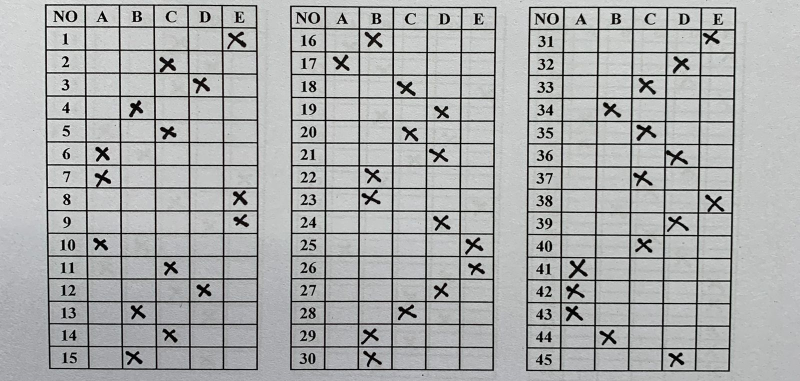
#> input picture inputs/cross_data_raw/cross_data_raw/9.jpg, 1600 x 762 px, found by its file name (shown at 1/2 size)
$ jupyter execute --allow-errors x_test.ipynb   (older library calls are emulated)
#> lines starting #> are read from the running program, lines starting #| are printed output that depends on the picture; after the words box and inside, x2 and y2 are one past the last pixel; in counts of white or black regions, pixels touching at a corner belong together; long printed decimals are rounded
[cell 1]
import cv2
import numpy as np
import matplotlib.pyplot as plt

def resize_image(image, target_size=(800, 1000)):
  '''Resize the image while maintaining aspect ratio'''
  h, w = image.shape[:2]
  scale = min(target_size[1] / w, target_size[0] / h)
  new_w = int(w * scale)
  new_h = int(h * scale)
  resized_image = cv2.resize(image, (new_w, new_h))
  return resized_image

def logarithmic_transformation(image, epsilon=1e-5):
  '''Apply logarithmic transformation to the image with zero value handling'''
  c = 255 / np.log(1 + np.max(image))
  # Epsilon zero-handling technique
  log_image = c * (np.log(1 + image + epsilon))
  log_image = np.array(log_image, dtype=np.uint8)

  return log_image

def contrast_stretching(image):
  min_val = np.min(image)
  max_val = np.max(image)
  stretched = (image - min_val) * (255 / (max_val - min_val))
  return stretched.astype(np.uint8)

def gaussian_blur(image, mode='Soft'):
  if mode == 'Soft':
    kernel_size = (3,3)
  elif mode == 'Medium':
    kernel_size = (5,5)
  elif mode == 'Hard':
    kernel_size = (7,7)
  else:
    raise ValueError("Mode must be 'Soft', 'Medium', or 'Hard'")

  return cv2.GaussianBlur(image, kernel_size, 0)

def measure_blurriness(image):
  # Apply the Laplacian operator to detect edges
  laplacian = cv2.Laplacian(image, cv2.CV_64F)
  # Variance of Laplacian
  variance = laplacian.var()

  return variance

def adaptive_gaussian_blur(image, desired_blur=100, max_iterations=100):
  # Measure initial blur level
  initial_blur = measure_blurriness(image)

  # Set a starting kernel size
  kernel_size = 5

  for iteration in range(max_iterations):
      # Apply Gaussian blur with the current kernel size
      blurred_image = cv2.GaussianBlur(image, (kernel_size, kernel_size), 0)

      # Measure the blur after applying Gaussian blur
      current_blur = measure_blurriness(blurred_image)

      # If the current blur exceeds the desired blur, stop
      if current_blur > desired_blur:
          kernel_size += 2
      else:
        break

  final_blurred_img = cv2.GaussianBlur(image, (kernel_size, kernel_size), 0)
  final_blur = measure_blurriness(final_blurred_img)

  print(f"Initial Blur: {initial_blur}, Final Blur: {final_blur}, Kernel Size: {kernel_size}, Iterations: {iteration+1}")

  return final_blurred_img

def clahe_equalization(image):
  clahe = cv2.createCLAHE(clipLimit=2.0, tileGridSize=(8,8))
  equalized_img = clahe.apply(image)
  return equalized_img

def otsu_thresholding(image):
  _, binary_image = cv2.threshold(image, 0, 255, cv2.THRESH_BINARY_INV + cv2.THRESH_OTSU)
  return binary_image

def canny_edge_detection(image, low_threshold=50, high_threshold=150):
  return cv2.Canny(image, low_threshold, high_threshold)

def find_extreme_corners(contours):
  '''Find the extreme corners of the image'''
  all_points = np.vstack(contours)
  top_left = all_points[np.argmin(all_points[:, :, 0] + all_points[:, :, 1])]
  bottom_right = all_points[np.argmax(all_points[:, :, 0] + all_points[:, :, 1])]
  top_right = all_points[np.argmax(all_points[:, :, 0] - all_points[:, :, 1])]
  bottom_left = all_points[np.argmin(all_points[:, :, 0] - all_points[:, :, 1])]
  return top_left[0], top_right[0], bottom_left[0], bottom_right[0]

def apply_perspective_transformation(image, corners):
  '''Apply perspective transformation to the image'''
  tl, tr, bl, br = corners
  width = int(max(np.linalg.norm(br - bl), np.linalg.norm(tr - tl)))
  height = int(max(np.linalg.norm(tr - br), np.linalg.norm(tl - bl)))

  dst_pts = np.array([
      [0, 0],
      [width - 1, 0],
      [0, height - 1],
      [width - 1, height - 1]
  ], dtype="float32")

  src_pts = np.array([tl, tr, bl, br], dtype="float32")

  M = cv2.getPerspectiveTransform(src_pts, dst_pts)
  warped = cv2.warpPerspective(image, M, (width, height))
  return warped

# [23 lines left out: function automatic_warp_transformation, not called in this run]

def automatic_warp_transformation_v2(image, target_size=(800, 1000)):
  '''Automatic Cropping using Adaptive Warp Transformation'''
  gray_image = cv2.cvtColor(image, cv2.COLOR_BGR2GRAY)
  resized_image = resize_image(gray_image, target_size)

  clahe = clahe_equalization(resized_image)
  log_img = logarithmic_transformation(clahe)
  contrast_img = contrast_stretching(log_img)
  blurred_img = gaussian_blur(contrast_img)
  binary_img = otsu_thresholding(blurred_img)
  edges = canny_edge_detection(binary_img)
  contours, _ = cv2.findContours(edges, cv2.RETR_EXTERNAL, cv2.CHAIN_APPROX_SIMPLE)

  # Getting Contours (Drawing Contours in image, useful for debugging)
  contour_image = cv2.cvtColor(binary_img, cv2.COLOR_GRAY2BGR)
  cv2.drawContours(contour_image, contours, -1, (0, 255, 0), 2)

  corners = find_extreme_corners(contours)
  for corner in corners:
      cv2.circle(contour_image, tuple(corner), 5, (0, 0, 255), -1)

  warped_image = apply_perspective_transformation(resized_image, corners)
  print(f'Initial image {image.shape} processed to {warped_image.shape}')

  return warped_image

def image_uniformization(master_image, student_image):
  '''Precision Image Resizing'''
  master_shape = master_image.shape
  student_shape = student_image.shape

  master_height = master_shape[0]
  master_width = master_shape[1]

  student_height = student_shape[0]
  student_width = student_shape[1]

  min_height = min(master_height, student_height)
  min_width = min(master_width, student_width)

  resized_master = cv2.resize(master_image, (min_width, min_height))
  resized_student = cv2.resize(student_image, (min_width, min_height))

  print(f'master_key {master_image.shape} and student_answer {student_image.shape} uniformed to {resized_master.shape}')

  return resized_master, resized_student

# [125 lines left out: functions morph_open, core_preprocessing, core_preprocessing_v2, draw_full_contours, extract_and_draw_contours, extract_and_draw_circle_contours and 2 more, not called in this run]

[cell 2]
answer1 = cv2.imread('C:/Users/vian8/Desktop/Tugas2/SNAPGRADE/inputs/cross_data_raw/cross_data_raw/9.jpg')
#> answer1 is the input picture: shape (762, 1600, 3); mean B, G, R 173.1, 173.3, 171.8
master_sheet = cv2.imread('C:/Users/vian8/Desktop/Tugas2/SNAPGRADE/inputs/cross_data_raw/cross_data_raw/8.jpg')
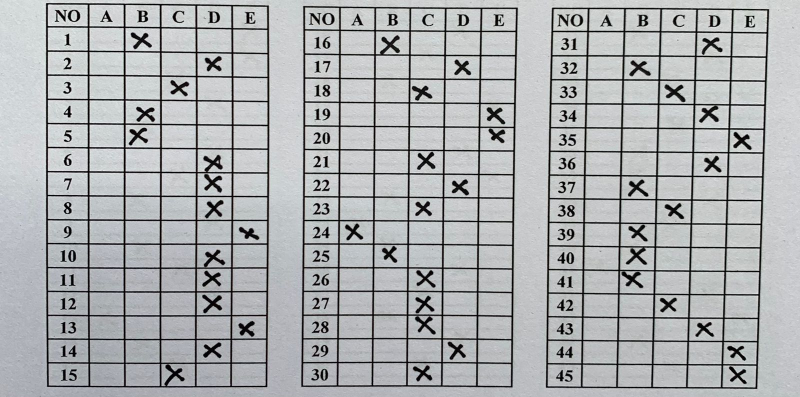
#> input picture inputs/cross_data_raw/cross_data_raw/8.jpg, 1600 x 794 px, found by its file name (shown at 1/2 size)
#> master_sheet is the input picture: shape (794, 1600, 3); mean B, G, R 177.3, 175.6, 173.4

print(answer1.shape)
#| (762, 1600, 3)
# MASTER KEY
gray_img = cv2.cvtColor(master_sheet, cv2.COLOR_BGR2GRAY)

plt.figure(figsize = (10, 5))

plt.subplot(1, 2, 1)
plt.imshow(master_sheet, cmap='gray')
plt.title('Ori image')
plt.axis('off')

plt.subplot(1, 2, 2)
plt.imshow(gray_img, cmap='gray')
plt.title('Gray img')
plt.axis('off')

plt.show()

[cell 3]
resized = resize_image(gray_img)
clahe = clahe_equalization(resized)
log_img = logarithmic_transformation(clahe)
#> in logarithmic_transformation, `c = 255 / np.log(1 + np.max(image))`: c = 46.12
contrast_img = contrast_stretching(log_img)
#> in contrast_stretching, `min_val = np.min(image)`: min_val = 31
#> in contrast_stretching, `max_val = np.max(image)`: max_val = 255
blurred_img = gaussian_blur(contrast_img, mode='Soft')
# blurred_img = adaptive_gaussian_blur(contrast_img)
binary_img = otsu_thresholding(blurred_img)

plt.figure(figsize = (50, 80))

plt.subplot(1, 6, 1)
plt.imshow(resized, cmap='gray')
plt.title('resized')
plt.axis('off')

plt.subplot(1, 6, 2)
plt.imshow(clahe, cmap='gray')
plt.title('clahe img')
plt.axis('off')

plt.subplot(1, 6, 3)
plt.imshow(log_img, cmap='gray')
plt.title('log img')
plt.axis('off')

plt.subplot(1, 6, 4)
plt.imshow(contrast_img, cmap='gray')
plt.title('cont image')
plt.axis('off')

plt.subplot(1, 6, 5)
plt.imshow(blurred_img, cmap='gray')
plt.title('blurred img')
plt.axis('off')

plt.subplot(1, 6, 6)
plt.imshow(binary_img, cmap='gray')
plt.title('thresh image')
plt.axis('off')

plt.show()

[cell 4]
blurriness = measure_blurriness(blurred_img)
#> in measure_blurriness, `laplacian = cv2.Laplacian(image, cv2.CV_64F)`:
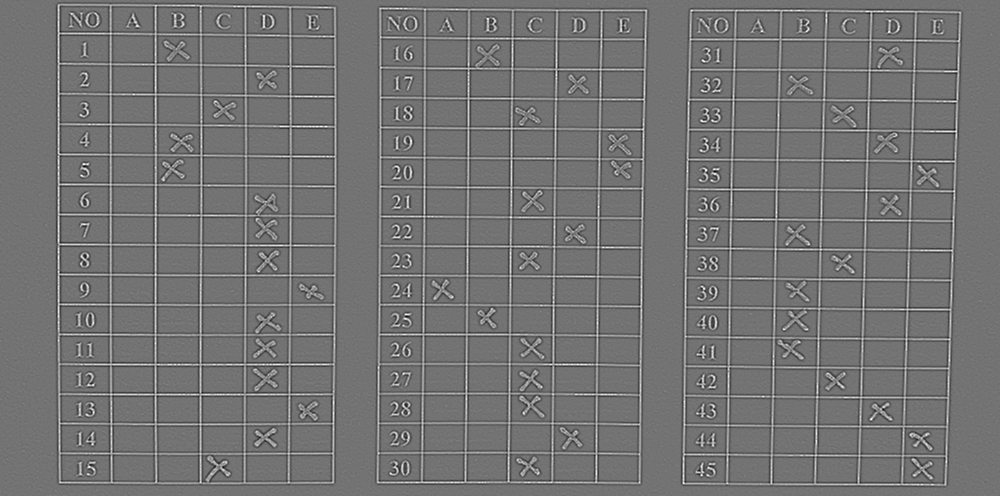
#> laplacian: shape (496, 1000) float64; min -119, max 144, mean 0; drawn with min black and max white
#> in measure_blurriness, `variance = laplacian.var()`: variance = 462.7
#> blurriness = 462.7
print('Blurriness: ', blurriness)
#| Blurriness:  462.661

[cell 5]
student1 = automatic_warp_transformation_v2(answer1)
#> in canny_edge_detection, `return cv2.Canny(image, low_threshold, high_threshold)`:
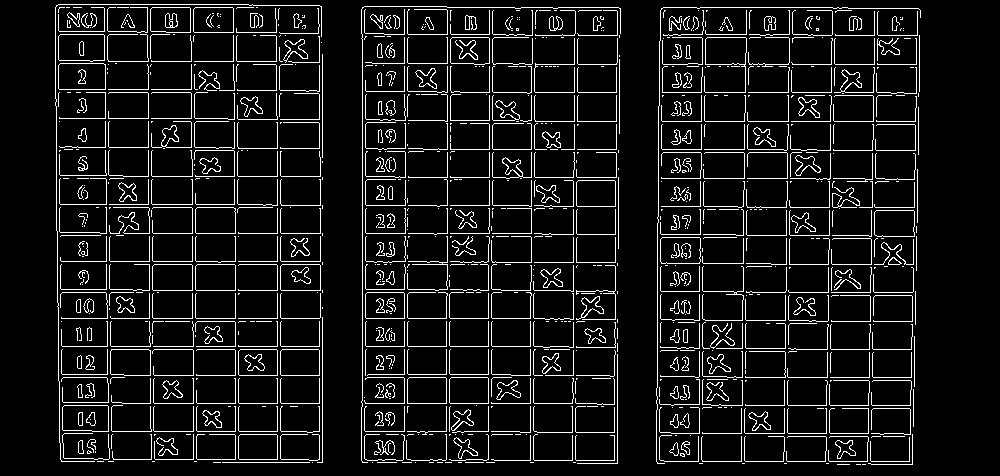
#> returned value: shape (476, 1000); 8.6% white in thin lines or dots, all inside (x1, y1, x2, y2) = (55, 4, 921, 465)
#> in automatic_warp_transformation_v2, `contours, _ = cv2.findContours(edges, cv2.RETR_EXTERNAL, cv2.CHAIN_APP..`: contours = 917 contours, 824 with area under 20; largest, box (x1, y1, x2, y2) and area: (58, 63, 106, 90) 1218, (58, 34, 105, 62) 1196, (62, 405, 109, 432) 1164, (704, 37, 747, 93) 1092, (280, 264, 321, 291) 1037
#> in find_extreme_corners, `all_points = np.vstack(contours)`: all_points = contour of 11333 points, box (x1, y1, x2, y2) (55, 4, 921, 465), area 83538
#> in find_extreme_corners, `top_left = all_points[np.argmin(all_points[:, :, 0] + all_points[:, :,..`: top_left = [[56, 5]]
#> in find_extreme_corners, `bottom_right = all_points[np.argmax(all_points[:, :, 0] + all_points[:..`: bottom_right = [[912, 464]]
#> in find_extreme_corners, `top_right = all_points[np.argmax(all_points[:, :, 0] - all_points[:, :..`: top_right = [[918, 8]]
#> in find_extreme_corners, `bottom_left = all_points[np.argmin(all_points[:, :, 0] - all_points[:,..`: bottom_left = [[61, 461]]
#> in automatic_warp_transformation_v2, `corners = find_extreme_corners(contours)`: corners = ([56, 5], [918, 8], [61, 461], [912, 464])
#> the loop in automatic_warp_transformation_v2, `for corner in corners:` made 4 passes
#> after the loop in automatic_warp_transformation_v2, `for corner in corners:`:
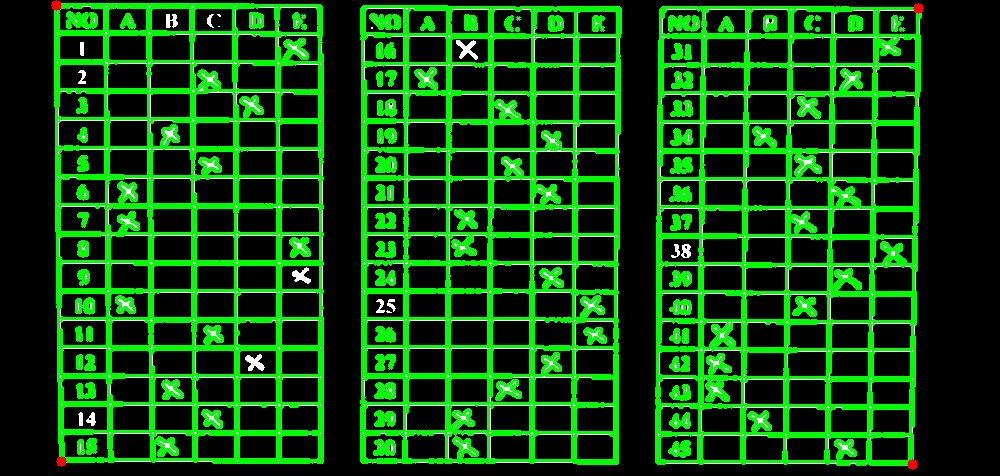
#> contour_image: shape (476, 1000, 3); mean B, G, R 7.5, 73.8, 7.7
#> in apply_perspective_transformation, `tl, tr, bl, br = corners`: tl = [56, 5]; tr = [918, 8]; bl = [61, 461]; br = [912, 464]
#> in apply_perspective_transformation, `width = int(max(np.linalg.norm(br - bl), np.linalg.norm(tr - tl)))`: width = 862
#> in apply_perspective_transformation, `height = int(max(np.linalg.norm(tr - br), np.linalg.norm(tl - bl)))`: height = 456
#> in apply_perspective_transformation, `dst_pts = np.array([ [0, 0], [width - 1, 0], [0, height - 1], [width -..`: dst_pts = [[0, 0], [861, 0], [0, 455], [861, 455]]
#> in apply_perspective_transformation, `src_pts = np.array([tl, tr, bl, br], dtype="float32")`: src_pts = [[56, 5], [918, 8], [61, 461], [912, 464]]
#> in apply_perspective_transformation, `M = cv2.getPerspectiveTransform(src_pts, dst_pts)`: M = [[0.999, -0.011, -55.88], [-0.00343, 0.985, -4.73], [1.96e-07, -2.8e-05, 1]]
#| Initial image (762, 1600, 3) processed to (456, 862)
master_key = automatic_warp_transformation_v2(master_sheet)
#> call 2 of automatic_warp_transformation_v2, with target_size = (800, 1000)
#> call 2 of canny_edge_detection, with low_threshold = 50, high_threshold = 150
#> in canny_edge_detection (call 2), `return cv2.Canny(image, low_threshold, high_threshold)`:
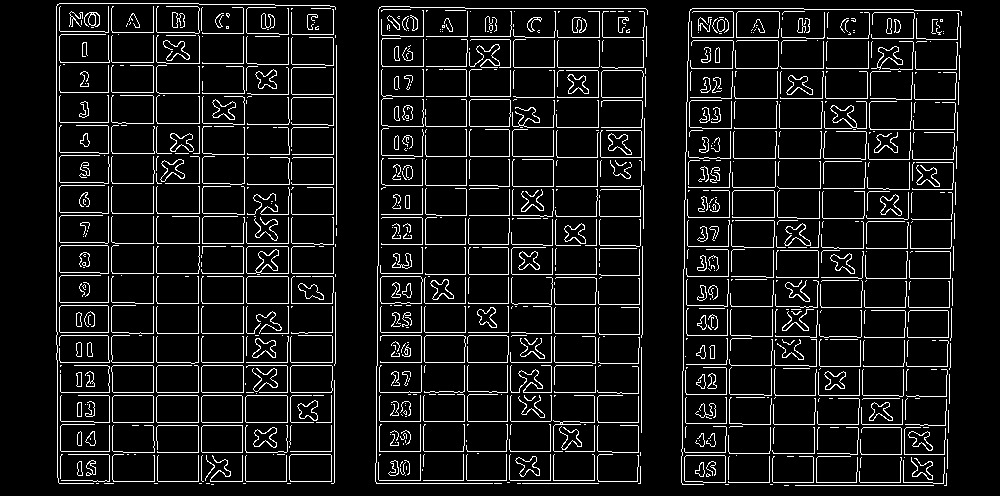
#> returned value: shape (496, 1000); 9% white in thin lines or dots, all inside (x1, y1, x2, y2) = (56, 3, 962, 486)
#> in automatic_warp_transformation_v2 (call 2), `contours, _ = cv2.findContours(edges, cv2.RETR_EXTERNAL, cv2.CHAIN_APP..`: contours = 837 contours, 742 with area under 20; largest, box (x1, y1, x2, y2) and area: (59, 245, 109, 274) 1328, (59, 305, 109, 333) 1320, (245, 395, 288, 423) 1131, (156, 395, 199, 423) 1131, (201, 365, 244, 393) 1131
#> in automatic_warp_transformation_v2 (call 2), `corners = find_extreme_corners(contours)`: corners = ([57, 4], [961, 11], [58, 482], [946, 485])
#> the loop in automatic_warp_transformation_v2 (call 2), `for corner in corners:` made 4 passes
#> after the loop in automatic_warp_transformation_v2 (call 2), `for corner in corners:`:
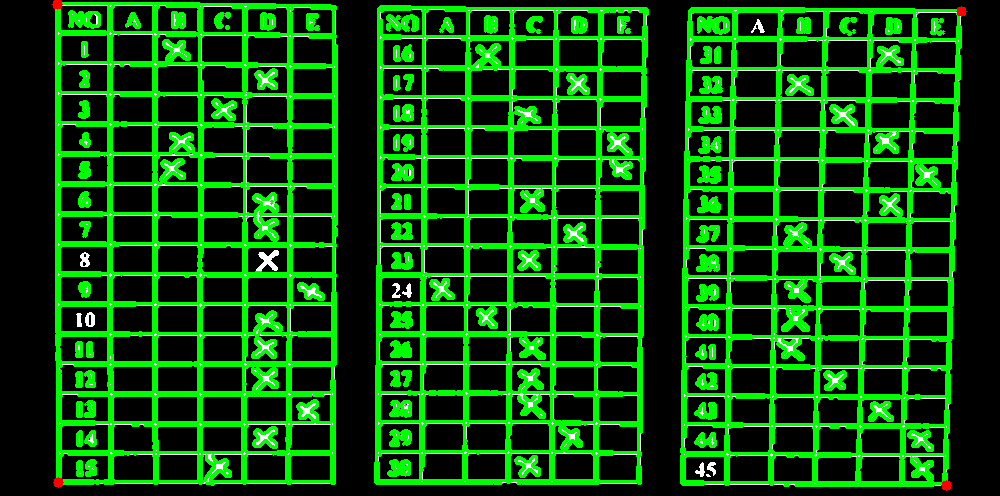
#> contour_image: shape (496, 1000, 3); mean B, G, R 7.5, 77, 7.7
#| Initial image (794, 1600, 3) processed to (478, 904)

print(f'master_sheet {master_sheet.shape} processed to {master_key.shape}')
#| master_sheet (794, 1600, 3) processed to (478, 904)
print(f'answer1 {answer1.shape} processed to {student1.shape}')
#| answer1 (762, 1600, 3) processed to (456, 862)

plt.figure(figsize = (10, 5))

plt.subplot(1, 2, 1)
plt.imshow(master_key, cmap='gray')
plt.title('Master Key')
plt.axis('off')

plt.subplot(1, 2, 2)
plt.imshow(student1, cmap='gray')
plt.title('Student Answer')
plt.axis('off')

plt.show()

[cell 6]
new_master, new_student = image_uniformization(master_key, student1)
#> in image_uniformization, `resized_master = cv2.resize(master_image, (min_width, min_height))`:
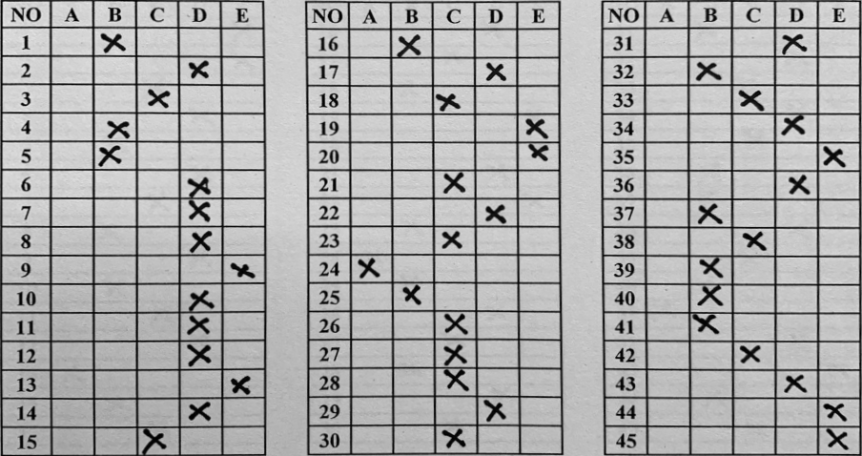
#> resized_master: shape (456, 862); min 1, max 232, mean 171.2
#| master_key (478, 904) and student_answer (456, 862) uniformed to (456, 862)
print(new_master.shape, new_student.shape)
#| (456, 862) (456, 862)

[cell 7]
# resized = resize_image(new_master)
log_img = logarithmic_transformation(new_master)
#> call 4 of logarithmic_transformation, with epsilon = 1e-05
#> in logarithmic_transformation (call 4), `c = 255 / np.log(1 + np.max(image))`: c = 46.78
#> in logarithmic_transformation (call 4), `log_image = c * (np.log(1 + image + epsilon))`:
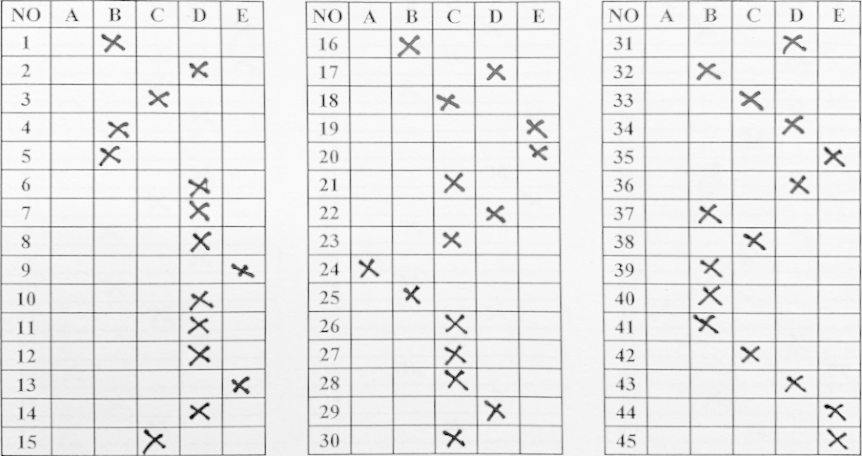
#> log_image: shape (456, 862) float64; min 32.43, max 255, mean 236.4; drawn with min black and max white
contrast_img = contrast_stretching(log_img)
# blurred_img = gaussian_blur(contrast_img)
blurred_img = adaptive_gaussian_blur(contrast_img)
#> in adaptive_gaussian_blur, `initial_blur = measure_blurriness(image)`: initial_blur = 1153.3
#> the loop in adaptive_gaussian_blur, `for iteration in range(max_iterations):` made 2 passes
#> (variance in measure_blurriness, current_blur) on passes 1 to 2: (104.3, 104.3), (40.33, 40.33)
#> pass 1, in measure_blurriness (call 3), `laplacian = cv2.Laplacian(image, cv2.CV_64F)`:
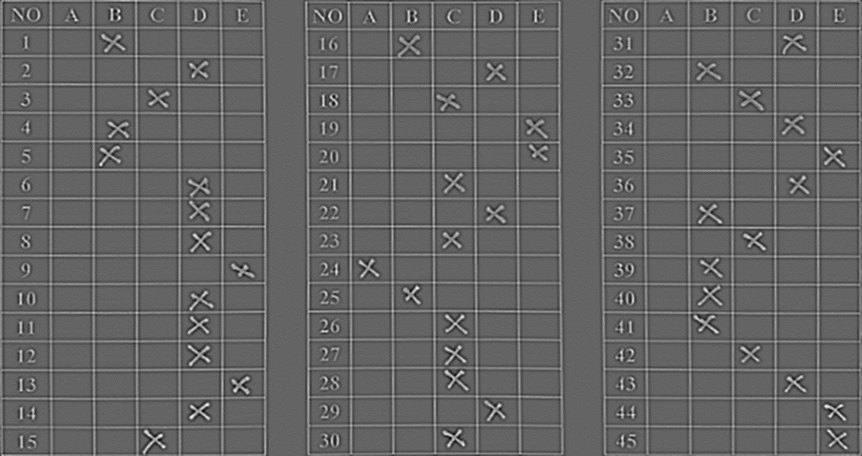
#> laplacian: shape (456, 862) float64; min -56, max 86, mean 0; drawn with min black and max white
#> after the loop in adaptive_gaussian_blur, `for iteration in range(max_iterations):`: kernel_size = 7
#> in adaptive_gaussian_blur, `final_blur = measure_blurriness(final_blurred_img)`: final_blur = 40.33
#| Initial Blur: 1153.324, Final Blur: 40.327, Kernel Size: 7, Iterations: 2
binary_img = otsu_thresholding(blurred_img)
#> in otsu_thresholding (call 4), `_, binary_image = cv2.threshold(image, 0, 255, cv2.THRESH_BINARY_INV +..`:
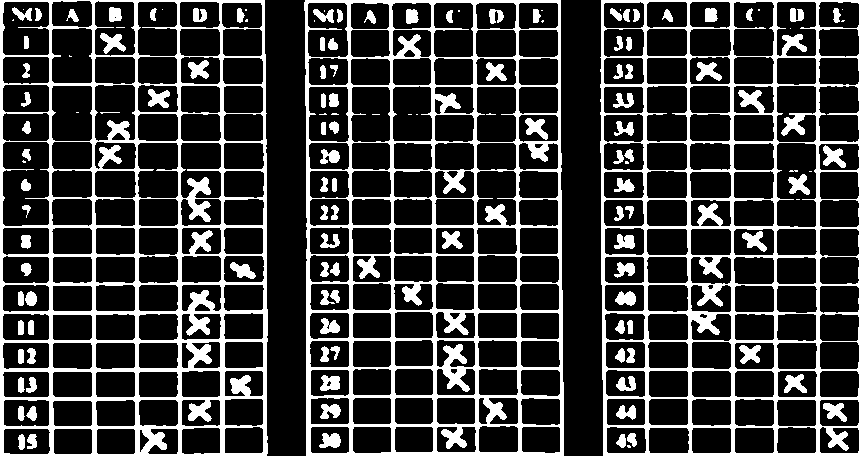
#> binary_image: shape (456, 862); 22.3% white; 137 white regions (30 under 20 px), largest, box (x1, y1, x2, y2) and area: (0, 0, 268, 456) 25489, (304, 0, 564, 456) 25076, (600, 0, 862, 456) 23414

plt.figure(figsize = (50, 80))

plt.subplot(1, 5, 5)
plt.imshow(binary_img, cmap='gray')
plt.title('thresh image')
plt.axis('off')

plt.show()

[cell 8]
binary_img.shape

[cell 9]
new_master.shape

[cell 10]
import os
import random
import numpy as np
from ultralytics import YOLO

# [19 lines left out: function yolo_catch, not called in this run]

# [8 lines of commented-out code are left out]

#> (the rest of this cell did not finish here and is left out)

[cell 11]
# [21 lines of commented-out code are left out]

[cell 12]
class Statistics:
    # [13 lines left out: functions __init__, __str__, not called in this run]

# [9 lines of commented-out code are left out]

[cell 13]
'''
1. run model on student and master + visualize
2. how to check them?
'''

# [10 lines left out: function yolo_catch_image, not called in this run]

print(new_master.shape, new_student.shape)
#| (456, 862) (456, 862)
